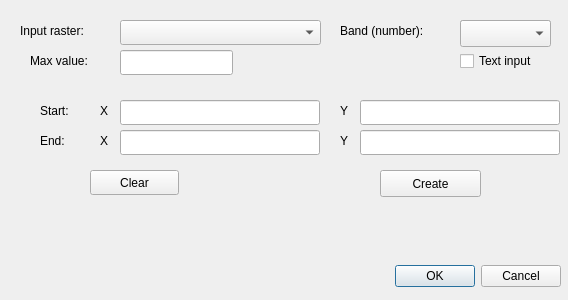
<?xml version="1.0" encoding="UTF-8"?>
<ui version="4.0">
 <class>PathFinderDialogBase</class>
 <widget class="QDialog" name="PathFinderDialogBase">
  <property name="geometry">
   <rect>
    <x>0</x>
    <y>0</y>
    <width>568</width>
    <height>300</height>
   </rect>
  </property>
  <property name="windowTitle">
   <string>Path finder</string>
  </property>
  <widget class="QDialogButtonBox" name="button_box">
   <property name="geometry">
    <rect>
     <x>380</x>
     <y>260</y>
     <width>181</width>
     <height>32</height>
    </rect>
   </property>
   <property name="orientation">
    <enum>Qt::Horizontal</enum>
   </property>
   <property name="standardButtons">
    <set>QDialogButtonBox::Cancel|QDialogButtonBox::Ok</set>
   </property>
  </widget>
  <widget class="QLabel" name="label">
   <property name="geometry">
    <rect>
     <x>20</x>
     <y>20</y>
     <width>91</width>
     <height>21</height>
    </rect>
   </property>
   <property name="text">
    <string>Input raster:</string>
   </property>
  </widget>
  <widget class="QComboBox" name="comboBox">
   <property name="geometry">
    <rect>
     <x>120</x>
     <y>20</y>
     <width>201</width>
     <height>25</height>
    </rect>
   </property>
  </widget>
  <widget class="QLabel" name="label_2">
   <property name="geometry">
    <rect>
     <x>30</x>
     <y>50</y>
     <width>111</width>
     <height>21</height>
    </rect>
   </property>
   <property name="text">
    <string>Max value:</string>
   </property>
  </widget>
  <widget class="QLineEdit" name="lineEdit">
   <property name="geometry">
    <rect>
     <x>120</x>
     <y>50</y>
     <width>113</width>
     <height>25</height>
    </rect>
   </property>
  </widget>
  <widget class="QLabel" name="label_3">
   <property name="geometry">
    <rect>
     <x>40</x>
     <y>100</y>
     <width>41</width>
     <height>21</height>
    </rect>
   </property>
   <property name="text">
    <string>Start:</string>
   </property>
  </widget>
  <widget class="QLabel" name="label_4">
   <property name="geometry">
    <rect>
     <x>40</x>
     <y>130</y>
     <width>31</width>
     <height>21</height>
    </rect>
   </property>
   <property name="text">
    <string>End:</string>
   </property>
  </widget>
  <widget class="QLineEdit" name="lineEdit_2">
   <property name="geometry">
    <rect>
     <x>120</x>
     <y>100</y>
     <width>200</width>
     <height>25</height>
    </rect>
   </property>
  </widget>
  <widget class="QLineEdit" name="lineEdit_3">
   <property name="geometry">
    <rect>
     <x>360</x>
     <y>100</y>
     <width>200</width>
     <height>25</height>
    </rect>
   </property>
  </widget>
  <widget class="QPushButton" name="pushButton">
   <property name="geometry">
    <rect>
     <x>380</x>
     <y>170</y>
     <width>101</width>
     <height>27</height>
    </rect>
   </property>
   <property name="text">
    <string>Create</string>
   </property>
  </widget>
  <widget class="QLabel" name="label_5">
   <property name="geometry">
    <rect>
     <x>100</x>
     <y>100</y>
     <width>16</width>
     <height>21</height>
    </rect>
   </property>
   <property name="text">
    <string>X</string>
   </property>
  </widget>
  <widget class="QLabel" name="label_6">
   <property name="geometry">
    <rect>
     <x>340</x>
     <y>100</y>
     <width>16</width>
     <height>21</height>
    </rect>
   </property>
   <property name="text">
    <string>Y</string>
   </property>
  </widget>
  <widget class="QLabel" name="label_7">
   <property name="geometry">
    <rect>
     <x>100</x>
     <y>130</y>
     <width>16</width>
     <height>21</height>
    </rect>
   </property>
   <property name="text">
    <string>X</string>
   </property>
  </widget>
  <widget class="QLineEdit" name="lineEdit_4">
   <property name="geometry">
    <rect>
     <x>120</x>
     <y>130</y>
     <width>200</width>
     <height>25</height>
    </rect>
   </property>
  </widget>
  <widget class="QLabel" name="label_8">
   <property name="geometry">
    <rect>
     <x>340</x>
     <y>130</y>
     <width>16</width>
     <height>21</height>
    </rect>
   </property>
   <property name="text">
    <string>Y</string>
   </property>
  </widget>
  <widget class="QLineEdit" name="lineEdit_5">
   <property name="geometry">
    <rect>
     <x>360</x>
     <y>130</y>
     <width>200</width>
     <height>25</height>
    </rect>
   </property>
  </widget>
  <widget class="QLabel" name="label_9">
   <property name="geometry">
    <rect>
     <x>340</x>
     <y>20</y>
     <width>111</width>
     <height>21</height>
    </rect>
   </property>
   <property name="text">
    <string>Band (number):</string>
   </property>
  </widget>
  <widget class="QLineEdit" name="lineEdit_6">
   <property name="geometry">
    <rect>
     <x>460</x>
     <y>20</y>
     <width>91</width>
     <height>25</height>
    </rect>
   </property>
  </widget>
  <widget class="QPushButton" name="pushButton_2">
   <property name="geometry">
    <rect>
     <x>90</x>
     <y>170</y>
     <width>89</width>
     <height>25</height>
    </rect>
   </property>
   <property name="text">
    <string>Clear</string>
   </property>
  </widget>
  <widget class="QLabel" name="label_10">
   <property name="geometry">
    <rect>
     <x>0</x>
     <y>220</y>
     <width>571</width>
     <height>20</height>
    </rect>
   </property>
   <property name="text">
    <string/>
   </property>
   <property name="alignment">
    <set>Qt::AlignCenter</set>
   </property>
  </widget>
  <widget class="QCheckBox" name="checkBox">
   <property name="geometry">
    <rect>
     <x>460</x>
     <y>50</y>
     <width>97</width>
     <height>22</height>
    </rect>
   </property>
   <property name="text">
    <string>Text input</string>
   </property>
  </widget>
  <widget class="QComboBox" name="comboBox_2">
   <property name="geometry">
    <rect>
     <x>460</x>
     <y>20</y>
     <width>91</width>
     <height>27</height>
    </rect>
   </property>
  </widget>
 </widget>
 <resources/>
 <connections>
  <connection>
   <sender>button_box</sender>
   <signal>accepted()</signal>
   <receiver>PathFinderDialogBase</receiver>
   <slot>accept()</slot>
   <hints>
    <hint type="sourcelabel">
     <x>20</x>
     <y>20</y>
    </hint>
    <hint type="destinationlabel">
     <x>20</x>
     <y>20</y>
    </hint>
   </hints>
  </connection>
  <connection>
   <sender>button_box</sender>
   <signal>rejected()</signal>
   <receiver>PathFinderDialogBase</receiver>
   <slot>reject()</slot>
   <hints>
    <hint type="sourcelabel">
     <x>20</x>
     <y>20</y>
    </hint>
    <hint type="destinationlabel">
     <x>20</x>
     <y>20</y>
    </hint>
   </hints>
  </connection>
 </connections>
</ui>
